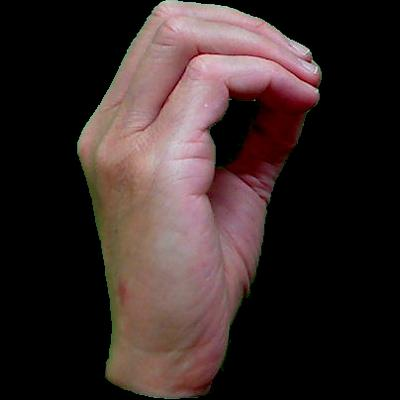
#> input picture asl_dataset/0/hand1_0_dif_seg_1_cropped.jpeg, 400 x 400 px; its folder holds 3 pictures in this run
$ jupyter execute --allow-errors Visual_Words.ipynb
#> lines starting #> are read from the running program, lines starting #| are printed output that depends on the picture; pictures that were not available may be replaced by others from this repository, and a replacement may not be noted
[cell 1]
import sklearn.datasets as datasets
import numpy as np
import re
import pandas as pd
import seaborn as sns
import os
from numpy import asarray
import matplotlib.pyplot as plt
from PIL import Image
import cv2

## Getting our dataset

[cell 2]
# Path where our data is located
base_path = "./asl_dataset/"

# Dictionary to save our 36 classes
categories = {  0: "0",
                1: "1",
                2: "2",
                3: "3",
                4: "4",
                5: "5",
                6: "6",
                7: "7",
                8: "8",
                9: "9",
                10: "a",
                11: "b",
                12: "c",
                13: "d",
                14: "e",
                15: "f",
                16: "g",
                17: "h",
                18: "i",
                19: "j",
                20: "k",
                21: "l",
                22: "m",
                23: "n",
                24: "o",
                25: "p",
                26: "q",
                27: "r",
                28: "s",
                29: "t",
                30: "u",
                31: "v",
                32: "w",
                33: "x",
                34: "y",
                35: "z",
            }

def add_class_name_prefix(df, col_name):
    df[col_name] = df[col_name].apply(
        lambda x: x[re.search("_", x).start() + 1 : re.search("_", x).start() + 2]
        + "/"
        + x
    )
    return df


# list conatining all the filenames in the dataset
filenames_list = []
# list to store the corresponding category, note that each folder of the dataset has one class of data
categories_list = []

for category in categories:
    filenames = os.listdir(base_path + categories[category])
    filenames_list = filenames_list + filenames
    categories_list = categories_list + [category] * len(filenames)

df = pd.DataFrame({"filename": filenames_list, "category": categories_list})
df = add_class_name_prefix(df, "filename")

# Shuffle the dataframe
df = df.sample(frac=1).reset_index(drop=True)

[cell 3]
df.head()

[cell 4]
pixel_arrays = []
for i,img in enumerate(df["filename"]):
    img = Image.open(base_path+img)
#> img is the input picture: PIL image 400x400 RGB; mean R, G, B 55.2, 41.4, 40.1
    numpydata = asarray(img)
    pixel_arrays.append(numpydata)
df["pixel_data"] = pixel_arrays

[cell 5]
df.head()

[cell 6]
gray_scale = []
for data in df["pixel_data"]:
    gray_data = data.mean(axis=2)
    gray_scale.append(gray_data.astype(np.uint8))

df["pixel_data"] = gray_scale

[cell 7]
df.head()

[cell 8]
freq = {}
for cat in df["category"].unique():
    for val in df["category"]:
        if val == cat:
            if cat not in freq:
                freq[cat] = 1
            else:
                freq[cat] += 1
freq.keys()
freq.values()

[cell 9]
df["pixel_data"][0].shape

## Extracting the keypoints

[cell 10]
sift = cv2.SIFT_create()

keypoints = []
descriptors = []

[cell 11]
for img in df["pixel_data"]:
    kp, des = sift.detectAndCompute(img, None)

    keypoints.append(kp)
    descriptors.append(des)

[cell 12]
output_image = []
for x in range(3):
    output_image.append(cv2.drawKeypoints(df["pixel_data"][x], keypoints[x], 0, (255, 0, 0),
                                 flags=cv2.DRAW_MATCHES_FLAGS_DRAW_RICH_KEYPOINTS))
    plt.imshow(output_image[x], cmap='gray')
    plt.show()
    print(descriptors[x])
#> this loop made 3 passes
#> pass 1, `plt.show()`:
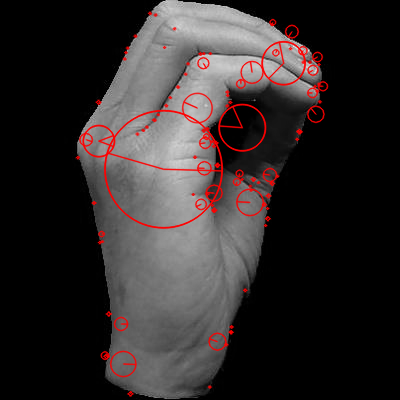
#> shown: shape (400, 400, 3); mean R, G, B 49, 43.1, 43.1

## The Codebook

[cell 13]
np.random.seed(0)

sample_idx = np.random.randint(0, len(df)+1, 1000).tolist()

descriptors_sample = []

#> (the rest of this cell did not finish here and is left out)

[cell 14]
all_descriptors = []

for img_descriptors in descriptors_sample:
    for descriptor in img_descriptors:
        all_descriptors.append(descriptor)

# We join all the descriptors
all_descriptors = np.stack(all_descriptors)

[cell 15]
all_descriptors.shape

## Kmeans

[cell 16]
from sklearn.cluster import KMeans

k = 200
iters = 1

kmeans = KMeans(n_clusters=k, n_init=iters, max_iter=300, random_state=0) # K means para identificar dentro de los descriptores los k elementos característicos
kmeans.fit(all_descriptors)
codebook = kmeans.cluster_centers_
variance = kmeans.inertia_

## Frequency Vectors

[cell 17]
from sklearn.metrics.pairwise import manhattan_distances

def vq(descriptors, codebook): # vector quantization
    distances = manhattan_distances(descriptors, codebook)
    closest_visual_words = np.argmin(distances, axis=1)
    return closest_visual_words, distances

visual_words = []
distances = []
for img_descriptors in descriptors:
    img_visual_words, img_distances = vq(img_descriptors, codebook)
    visual_words.append(img_visual_words)
    distances.append(img_distances)

[cell 18]
codebook[10].shape  # (all have the same dimensionality)

[cell 19]
frequency_vectors = []

for img_visual_words in visual_words:
    img_frequency_vector = np.zeros(k)
    for word in img_visual_words:
        img_frequency_vector[word] += 1
    frequency_vectors.append(img_frequency_vector)
# stack together in numpy array
frequency_vectors = np.stack(frequency_vectors)

[cell 20]
frequency_vectors.shape

[cell 21]
plt.bar(list(range(k)), frequency_vectors[0])
plt.show()
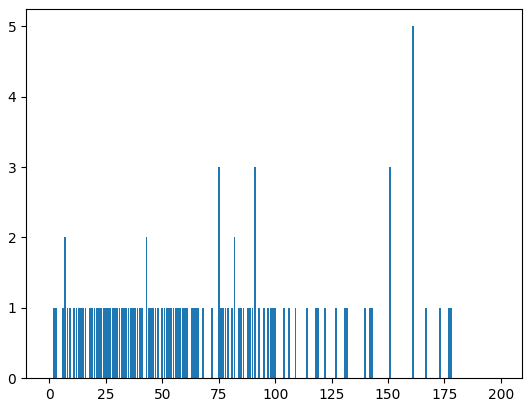
#> figure drawn by matplotlib, 1 panel; tallest bar 5 high, from x = 160.6 to 161.4

[cell 22]
N = 2515

# df is the number of images that a visual word appears in
# we calculate it by counting non-zero values as 1 and summing
d_freq = np.sum(frequency_vectors > 0, axis=0)

[cell 23]
idf = np.log(N/ d_freq)
idf.shape, idf[:5]

[cell 24]
tfidf = frequency_vectors * idf
tfidf.shape, tfidf[0][:5]

[cell 25]
plt.bar(list(range(k)), tfidf[0])
plt.show()
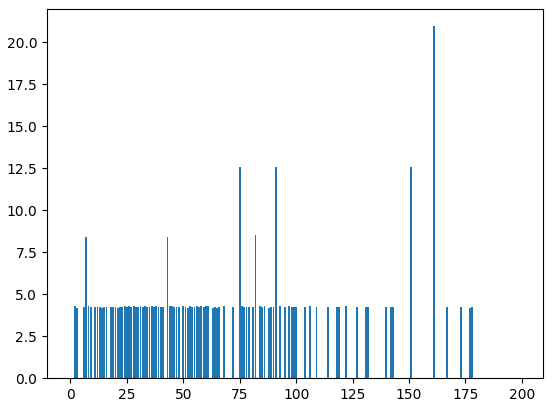
#> figure drawn by matplotlib, 1 panel; tallest bar 20.96 high, from x = 160.6 to 161.4

[cell 26]
from numpy.linalg import norm

top_k = 5
i = 123

# get search image vector
#> (the rest of this cell did not finish here and is left out)

[cell 27]
from collections import Counter

classification = []
#> (the rest of this cell did not finish here and is left out)

[cell 28]
# New non-dataset photo
# Needs tfidf

def classify_image (new_img, similarity="dot"):
    # Preprocess: Image to grayscale non background of

#> called with similarity = 'dot'
    img = Image.open(new_img)
    numpydata = asarray(img)

    if len(numpydata.shape) == 3:
        gray_data = numpydata.mean(axis=2)
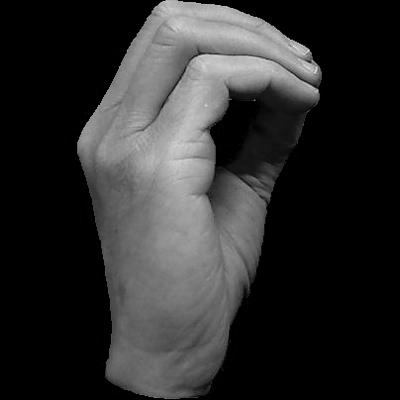
#> gray_data: shape (400, 400) float64; min 0, max 235.3, mean 45.5
        gray_array = gray_data.astype(np.uint8)
    else:
        gray_array = numpydata.astype(np.uint8)
    # 1. Takes image and extracts keypoints

    kp, des = sift.detectAndCompute(gray_array, None)
#> kp = 112 keypoints; strongest (x, y, size): (283, 63, 42.9), (312, 70, 9.9), (242, 127, 46.3), (163, 169, 117.1)


    # 2. Takes descriptors and finds the closest visual words in the codebook

    img_visual_words, img_distances = vq(des, codebook)
#> in vq (call 39), `distances = manhattan_distances(descriptors, codebook)`:
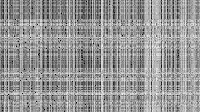
#> distances: shape (112, 200) float64; min 4.05e-05, max 5466, mean 3225.1; drawn with min black and max white
#> in vq (call 39), `closest_visual_words = np.argmin(distances, axis=1)`: closest_visual_words = 112 values, max 178 at index 55, min 2 at index 110, mean 70.79
#> img_visual_words has the same summary as closest_visual_words in vq


    # 3. Finds frequency vector

    img_frequency_vector = np.zeros(k)
    for word in img_visual_words:
        img_frequency_vector[word] += 1
#> this loop made 112 passes
#> word on passes 1, 2, 3, 5, 6, 7, 8, 9, 10, 11, 12, 13: 75, 86, 118, 109, 11, 151, 91, 32, 167, 43, 7, 114
#> after the loop, img_frequency_vector = 200 values, max 5 at index 161, min 0 at index 0, mean 0.56

    # Get tfidf from anterior

    tfidf_particular = img_frequency_vector * idf
#> tfidf_particular = 200 values, max 20.96 at index 161, min 0 at index 0, mean 2.37

    a = tfidf_particular
#> a has the same summary as tfidf_particular
    '''
    try:
        b = tfidf.remove(a)
    except:
        b = tfidf
    '''
    b = tfidf[[i for i in range(2515) if list(tfidf[i]) != list(a)]]
    #print(b.shape)


    cosine_similarity = np.dot(a, b.T)/(norm(a) * norm(b, axis=1))
    dot_similarity = np.dot(a, b.T)
    # Cogemos los mas parecidos usando cosine similarity
    if similarity == "cosine":
        idx = np.argsort(cosine_similarity)[:top_k]
    else:
        idx = np.argsort(dot_similarity)[:top_k]

    '''
    for i in idx:
        if similarity == "cosine":
            print(f"{i}: {round(cosine_similarity[i], 4)}")
        else:
            print(f"{i}: {round(dot_similarity[i], 4)}")
        plt.imshow(df["pixel_data"][i], cmap='gray')
        plt.show()
    '''
    classification = []
    for i in idx:
        classification.append(df["category"][i])

    #print("The sign corresponds to, en español, el signo corresponde a:",categories[majority_voting(classification)])
    return categories[majority_voting(classification)]

[cell 29]
correct = 0
#> (the rest of this cell did not finish here and is left out)

## SVM

[cell 30]
im_features = np.zeros((len(df["filename"]), k), dtype=np.float32)
for i in range(len(df["filename"])):
    for feature in descriptors[i]:
        feature = feature.reshape(1, -1)
        idx = kmeans.predict(feature)
        im_features[i][idx] += 1

[cell 31]
df["category"]

[cell 32]
#import standard scaler
from sklearn.preprocessing import StandardScaler
from sklearn.svm import SVC
from sklearn.model_selection import train_test_split


#Normalizo los datos. TODO: Revisar si es necesario
scaler = StandardScaler().fit(im_features)
im_features = scaler.transform(im_features)


x_train, x_test, y_train, y_test = train_test_split(im_features, df["category"],train_size=0.6,shuffle=True)

svm = SVC(kernel='linear', C=1.0, gamma='scale')
svm.fit(x_train, y_train)

[cell 33]
from sklearn.metrics import confusion_matrix

y_pred = svm.predict(x_test)

cm = confusion_matrix(y_test, y_pred)
plt.figure(figsize=(8, 8))

plt.imshow(cm, interpolation='nearest', cmap=plt.cm.Blues)
for i, j in np.ndindex(cm.shape):
    plt.text(j, i, format(cm[i, j], 'd'),
                horizontalalignment="center",
                color="white" if cm[i, j] > cm.max() / 2.0 else "black")
plt.show()
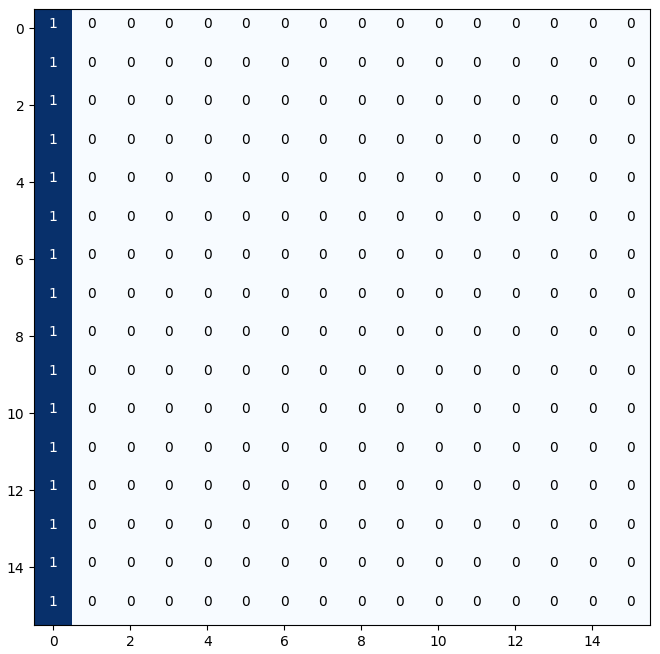
#> figure drawn by matplotlib, 1 panel
